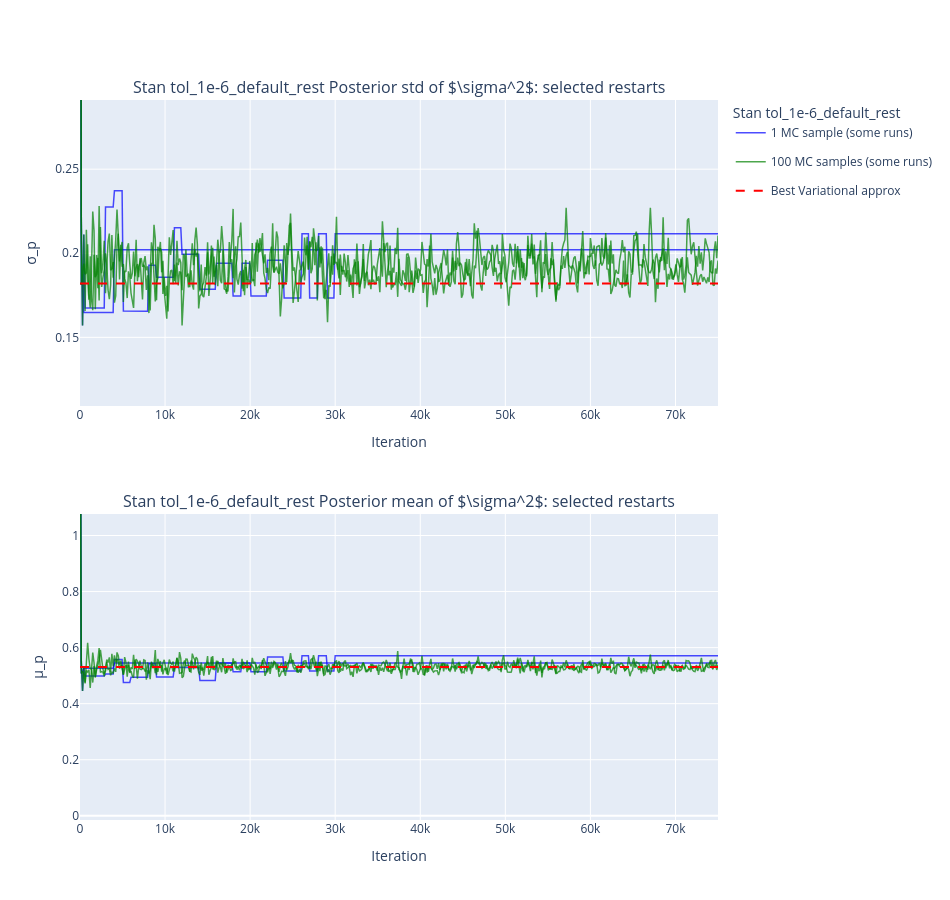

Notebook cell for this chart:
### Code cell
import pickle
import sys
from pathlib import Path
import numpy as np

REPO_ROOT = Path("/Users/madelynandersen/Documents/VB Bakeoff/simpleVI")
if str(REPO_ROOT) not in sys.path:
    sys.path.insert(0, str(REPO_ROOT))

from modulars.stan_rr_test import stan_result_by_scenario
from modulars.plot_rr import plot_a_few_trajectories_1d
from modulars.utils import load_config, load_best_values, exp_lognormal_moments

NB_DIR = REPO_ROOT / "single_MC/invgamma_gaussianknownmean/random_restarts"

config = load_config(NB_DIR / "../invgamma_config.json")
best_mu, best_std = load_best_values(config=config, transform=exp_lognormal_moments, n_samples=50_000, seed=1)

with open(NB_DIR / "stan_cmdstan_output/stan_result.pkl", "rb") as f:
    _main_result = pickle.load(f)
_by_scenario = stan_result_by_scenario(_main_result)
default_means, default_stds, default_iterations = _by_scenario["default"]

with open(NB_DIR / "tol_1e-6_default_rest_result.pkl", "rb") as f:
    _td_result = pickle.load(f)
_td_by_scenario = stan_result_by_scenario(_td_result)
td_means, td_stds, td_iterations = _td_by_scenario["tol_1e-6_default_rest"]

def downsample_and_extend(arr, factor, target_len):
    downsampled = arr[..., ::factor]
    n_have = downsampled.shape[-1]
    if n_have < target_len:
        pad = np.repeat(downsampled[..., -1:], target_len - n_have, axis=-1)
        downsampled = np.concatenate([downsampled, pad], axis=-1)
    return downsampled

projected_default_means = downsample_and_extend(default_means, 15, len(td_iterations))
projected_default_stds = downsample_and_extend(default_stds, 15, len(td_iterations))
plot_a_few_trajectories_1d(
    [projected_default_means, projected_default_stds], [td_means, td_stds],
    best_mu, best_std, r"$\sigma^2$", k=2, N=min(default_means.shape[0], td_means.shape[0]),
    label_prefix="Stan tol_1e-6_default_rest ", x=td_iterations, backend="plotly",
)

### Figure 1 — Plotly figure (JSON) as saved in the notebook; plotly's stock layout.template omitted (floating-point values rounded to 4 significant figures; data arrays with more than 128 entries replaced by an {"elided": "..."} marker saying what was removed)
{"data": [{"legendgroup": "single", "line": {"color": "blue", "width": 1.5}, "mode": "lines", "name": "1 MC sample (some runs)", "opacity": 0.7, "showlegend": true, "type": "scatter", "x": {"elided": "501 int values"}, "xaxis": "x", "y": {"elided": "501 float values"}, "yaxis": "y"}, {"legendgroup": "single", "line": {"color": "blue", "width": 1.5}, "mode": "lines", "name": "1 MC sample (some runs)", "opacity": 0.7, "showlegend": false, "type": "scatter", "x": {"elided": "501 int values"}, "xaxis": "x", "y": {"elided": "501 float values"}, "yaxis": "y"}, {"legendgroup": "multi", "line": {"color": "green", "width": 1.5}, "mode": "lines", "name": "100 MC samples (some runs)", "opacity": 0.7, "showlegend": true, "type": "scatter", "x": {"elided": "501 int values"}, "xaxis": "x", "y": {"elided": "501 float values"}, "yaxis": "y"}, {"legendgroup": "multi", "line": {"color": "green", "width": 1.5}, "mode": "lines", "name": "100 MC samples (some runs)", "opacity": 0.7, "showlegend": false, "type": "scatter", "x": {"elided": "501 int values"}, "xaxis": "x", "y": {"elided": "501 float values"}, "yaxis": "y"}, {"legendgroup": "single", "line": {"color": "blue", "width": 1.5}, "mode": "lines", "name": "1 MC sample (some runs)", "opacity": 0.7, "showlegend": false, "type": "scatter", "x": {"elided": "501 int values"}, "xaxis": "x2", "y": {"elided": "501 float values"}, "yaxis": "y2"}, {"legendgroup": "single", "line": {"color": "blue", "width": 1.5}, "mode": "lines", "name": "1 MC sample (some runs)", "opacity": 0.7, "showlegend": false, "type": "scatter", "x": {"elided": "501 int values"}, "xaxis": "x2", "y": {"elided": "501 float values"}, "yaxis": "y2"}, {"legendgroup": "multi", "line": {"color": "green", "width": 1.5}, "mode": "lines", "name": "100 MC samples (some runs)", "opacity": 0.7, "showlegend": false, "type": "scatter", "x": {"elided": "501 int values"}, "xaxis": "x2", "y": {"elided": "501 float values"}, "yaxis": "y2"}, {"legendgroup": "multi", "line": {"color": "green", "width": 1.5}, "mode": "lines", "name": "100 MC samples (some runs)", "opacity": 0.7, "showlegend": false, "type": "scatter", "x": {"elided": "501 int values"}, "xaxis": "x2", "y": {"elided": "501 float values"}, "yaxis": "y2"}, {"line": {"color": "red", "dash": "dash"}, "mode": "lines", "name": "Best Variational approx", "type": "scatter", "x": [null], "xaxis": "x", "y": [null], "yaxis": "y"}], "layout": {"annotations": [{"font": {"size": 16}, "showarrow": false, "text": "Stan tol_1e-6_default_rest Posterior std of $\\sigma^2$: selected restarts", "x": 0.5, "xanchor": "center", "xref": "paper", "y": 1.0, "yanchor": "bottom", "yref": "paper"}, {"font": {"size": 16}, "showarrow": false, "text": "Stan tol_1e-6_default_rest Posterior mean of $\\sigma^2$: selected restarts", "x": 0.5, "xanchor": "center", "xref": "paper", "y": 0.425, "yanchor": "bottom", "yref": "paper"}], "height": 900, "legend": {"title": {"text": "Stan tol_1e-6_default_rest "}}, "shapes": [{"line": {"color": "red", "dash": "dash"}, "type": "line", "x0": 0, "x1": 1, "xref": "x domain", "y0": 0.182, "y1": 0.182, "yref": "y"}, {"line": {"color": "red", "dash": "dash"}, "type": "line", "x0": 0, "x1": 1, "xref": "x2 domain", "y0": 0.5308, "y1": 0.5308, "yref": "y2"}], "width": 950, "xaxis": {"anchor": "y", "domain": [0.0, 1.0], "title": {"text": "Iteration"}}, "xaxis2": {"anchor": "y2", "domain": [0.0, 1.0], "title": {"text": "Iteration"}}, "yaxis": {"anchor": "x", "domain": [0.575, 1.0], "range": [0.1092, 0.2911], "title": {"text": "σ_p"}}, "yaxis2": {"anchor": "x2", "domain": [0.0, 0.425], "range": [-0.01508, 1.077], "title": {"text": "μ_p"}}}}
